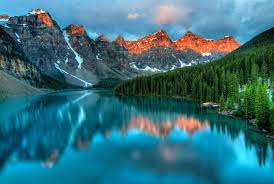
#> input picture week1/image1.jpeg, 274 x 184 px
$ python assignment1.py
#> lines starting #> are read from the running program, lines starting #| are printed output that depends on the picture
import cv2
import numpy as np

image1 = cv2.imread("image1.jpeg")
#> image1 is the input picture: shape (184, 274, 3); mean B, G, R 122.9, 111.3, 53.4
image2 = cv2.imread("image2.jpeg")
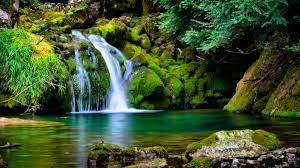
#> input picture week1/image2.jpeg, 300 x 168 px
#> image2 is the input picture: shape (168, 300, 3); mean B, G, R 46.3, 83, 64.2
image3 = cv2.imread("image3.jpeg")
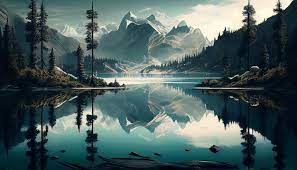
#> input picture week1/image3.jpeg, 297 x 170 px
#> image3 is the input picture: shape (170, 297, 3); mean B, G, R 93, 92.9, 73.1
image4 = cv2.imread("image4.jpeg")
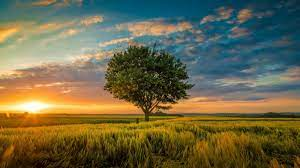
#> input picture week1/image4.jpeg, 300 x 168 px
#> image4 is the input picture: shape (168, 300, 3); mean B, G, R 72.5, 103.1, 108.7

collage_width = image1.shape[1] + image2.shape[1] + image3.shape[1] + image4.shape[1]
#> collage_width = 1171
collage_image = np.zeros((200, collage_width , 3), dtype=np.uint8)

image1_resized = cv2.resize(image1, (image1.shape[1], 200))
image2_resized = cv2.resize(image2, (image2.shape[1], 200))
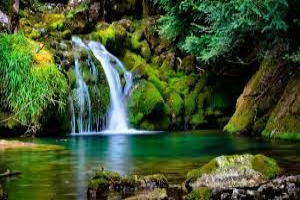
#> image2_resized: shape (200, 300, 3); mean B, G, R 46.2, 82.9, 64.1
image3_resized = cv2.resize(image3, (image3.shape[1], 200))
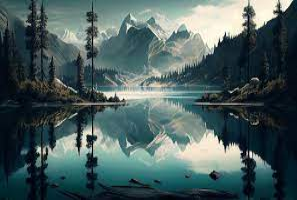
#> image3_resized: shape (200, 297, 3); mean B, G, R 92.9, 92.8, 73
image4_resized = cv2.resize(image4, (image4.shape[1], 200))
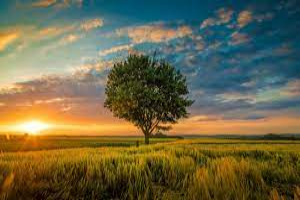
#> image4_resized: shape (200, 300, 3); mean B, G, R 72.4, 103, 108.6

collage_image[:, :image1_resized.shape[1], :] = image1_resized
collage_image[:, image1_resized.shape[1]:image1_resized.shape[1]+image2_resized.shape[1], :] = image2_resized
collage_image[:, image1_resized.shape[1]+image2_resized.shape[1]:image1_resized.shape[1]+image2_resized.shape[1]+image3_resized.shape[1], :] = image3_resized
collage_image[:, image1_resized.shape[1]+image2_resized.shape[1]+image3_resized.shape[1]:, :] = image4_resized
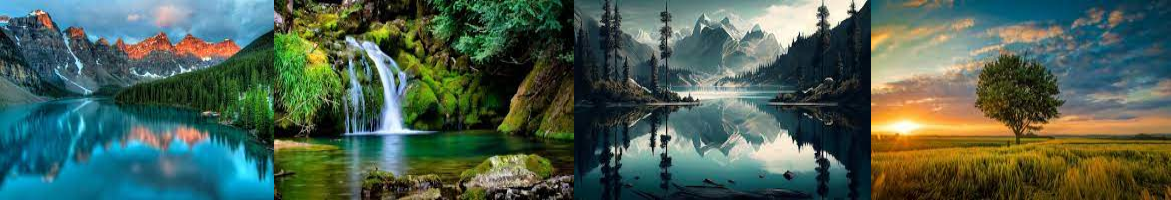
#> collage_image: shape (200, 1171, 3); mean B, G, R 82.7, 97.2, 75.2

cv2.imshow("Collage Image", collage_image)
cv2.waitKey(0)
